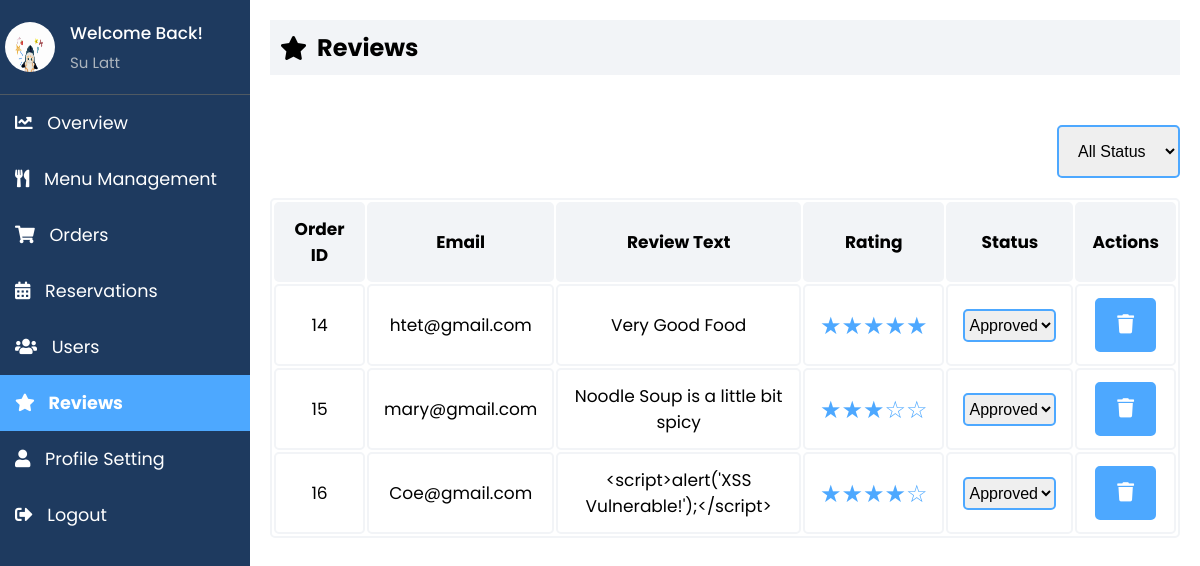
The page /Admin/reviews.php (signed in) on the database its author committed.
### tables this page shows
CREATE TABLE `users` (
  `user_id` int(11) NOT NULL,
  `email` varchar(255) NOT NULL,
  `firstName` varchar(255) NOT NULL,
  `lastName` varchar(255) NOT NULL,
  `contact` varchar(15) NOT NULL,
  `address` text DEFAULT NULL,
  `role` enum('Customer','Admin') DEFAULT 'Customer',
  `password` varchar(255) NOT NULL,
  `dateCreated` timestamp NULL DEFAULT current_timestamp(),
  `profile_image` varchar(255) DEFAULT NULL
);

CREATE TABLE `reviews` (
  `review_id` int(11) NOT NULL,
  `first_name` varchar(100) DEFAULT NULL,
  `user_id` int(11) NOT NULL,
  `order_id` int(11) DEFAULT NULL,
  `rating` int(11) NOT NULL CHECK (`rating` >= 1 and `rating` <= 5),
  `review_text` text NOT NULL,
  `status` enum('approved','pending','rejected') NOT NULL DEFAULT 'pending',
  `created_at` timestamp NOT NULL DEFAULT current_timestamp()
);

### Admin/sidebar.php (called while the page is built, shortened)
<?php
include 'db_connection.php';
$admin_email = isset($_SESSION['email']) ? $_SESSION['email'] : '';
function getAdminInfo($email)
{
    global $conn;
    $stmt = $conn->prepare("SELECT firstName, lastName, email, profile_image, role FROM users WHERE email = ? AND role = 'Admin'");
    $stmt->bind_param("s", $email);
    $stmt->execute();
    $result = $stmt->get_result();
    $row = $result->fetch_assoc();
    return [
        'firstName' => $row['firstName'] ?? '',
        'lastName' => $row['lastName'] ?? '',
        'email' => $row['email'] ?? '',
        'profile_image' => $row['profile_image'] ?? 'default.jpg'
    ];
}
$admin_info = getAdminInfo($admin_email);
?>

### Admin/reviews.php (the view, shortened to what this page needs)
<?php
include 'db_connection.php';
include 'sidebar.php';
?>
<!DOCTYPE html>
<html lang="en">
<head>
    <link rel="stylesheet" href="https://cdnjs.cloudflare.com/ajax/libs/font-awesome/5.15.3/css/all.min.css">
    <link rel="stylesheet" href="admin_reservation.css">
    <link rel="stylesheet" href="sidebar.css">
    <link rel="stylesheet" href="admin_review.css">
</head>
<body>
    <div class="sidebar">
        <div class="profile-section">
            <img src="../uploads/<?php echo htmlspecialchars($admin_info['profile_image'] ?? 'default.png'); ?>" alt="Profile Picture">
            <div class="info">
                <h3>Welcome Back!</h3>
                <p><?php echo htmlspecialchars(($admin_info['firstName'] ?? 'Admin') . ' ' . ($admin_info['lastName'] ?? '')); ?></p>
            </div>
        </div>
        <ul>
            <li><a href="index.php"><i class="fas fa-chart-line"></i> Overview</a></li>
            <li><a href="admin_menu.php"><i class="fas fa-utensils"></i> Menu Management</a></li>
            <li><a href="admin_orders.php"><i class="fas fa-shopping-cart"></i> Orders</a></li>
            <li><a href="reservations.php"><i class="fas fa-calendar-alt"></i> Reservations</a></li>
            <li><a href="users.php"><i class="fas fa-users"></i> Users</a></li>
            <li><a href="reviews.php" class="active"><i class="fas fa-star"></i> Reviews</a></li>
            <li><a href="profile.php"><i class="fas fa-user"></i> Profile Setting</a></li>
            <li><a href="logout.php"><i class="fas fa-sign-out-alt"></i> Logout</a></li>
        </ul>
    </div>
    <div class="content">
        <div class="header">
            <h2><i class="fas fa-star"></i> Reviews</h2>
        </div>
        <div class="actions">
            <select id="statusFilter" onchange="filterByStatus()">
                <option value="">All Status</option>
            </select>
        </div>
        <div class="table">
            <table id="reviewTable">
                <thead>
                    <tr>
                        <th>Order ID</th>
                        <th>Email</th>
                        <th>Review Text</th>
                        <th>Rating</th>
                        <th>Status</th>
                        <th>Actions</th>
                    </tr>
                </thead>
                <tbody>
                    <?php
                    $query = "SELECT r.*, u.email
                              FROM reviews r
                              LEFT JOIN users u ON r.user_id = u.user_id";
                    $result = $conn->query($query);
                    if ($result && $result->num_rows > 0) {
                        while ($row = $result->fetch_assoc()) {
                            $order_id = $row['order_id'] ?? 'N/A';
                            $email = $row['email'] ?? 'No Email';
                            $review_text = $row['review_text'] ?? '';
                            $rating = (int)($row['rating'] ?? 0);
                            $status = $row['status'] ?? 'pending';
                            $review_id = $row['review_id'];
                            $ratingStars = str_repeat('&#9733;', $rating) . str_repeat('&#9734;', 5 - $rating);
                            echo "<tr id='row_{$review_id}'>
                                    <td>" . htmlspecialchars($order_id) . "</td>
                                    <td>" . htmlspecialchars($email) . "</td>
                                    <td>" . htmlspecialchars($review_text) . "</td>
                                    <td class='rating-stars'>{$ratingStars}</td>
                                    <td>
                                        <select onchange='updateStatus({$review_id}, this.value)' class='status-select'>
                                            <option value='pending' " . ($status == 'pending' ? 'selected' : '') . ">Pending</option>
                                            <option value='approved' " . ($status == 'approved' ? 'selected' : '') . ">Approved</option>
                                            <option value='rejected' " . ($status == 'rejected' ? 'selected' : '') . ">Rejected</option>
                                        </select>
                                    </td>
                                    <td>
                                        <button class='deletebtn' onclick=\"deleteReview('{$review_id}', '{$email}')\">
                                            <i class='fas fa-trash'></i>
                                        </button>
                                    </td>
                                  </tr>";
                                }
                            } else {
                                echo "<tr><td colspan='6' style='text-align: center;'>No Reviews Found</td></tr>";
                            }
                            ?>
                        </tbody>
                    </table>
                </div>
            </div>
        </body>
</html>

### Admin/admin_reservation.css (style rules this page uses)
* { margin: 0; padding: 0; }
body { background: #FFFFFF; font-family: "Poppins", sans-serif; margin: 0; }
.content { margin-bottom: 40px; }
table { width: 100%; border: 2px solid #F2F4F7; font-size: 17px; text-align: center; cursor: pointer; border-radius: 5px; }
table th, table td { padding: 12px 15px; border: 2px solid #F2F4F7; border-radius: 5px; }
table th { background-color: #F2F4F7; }
table tr:nth-of-type(even) { background-color: #FFFFFF; }
.header { padding: 10px; background-color: #F2F4F7; margin-bottom: 20px; display: flex; align-items: center; }
.status-select { border: 2px solid #4DA8FF; padding: 5px 0px 5px 0; font-size: 16px; border-radius: 5px; cursor: pointer; outline: none; }
button { background-color: #4DA8FF; color: white; border: 2px solid #4DA8FF; padding: 14px 20px; cursor: pointer; border-radius: 5px; transition: all 0.3s ease; font-size: 1.2rem; }
.actions { display: flex; align-items: center; margin-bottom: 20px; margin-top: 20px; gap: 7px; }
.actions select, .actions input { padding: 15px; font-size: 1rem; border-radius: 5px; border: 2px solid #4DA8FF; cursor: pointer; outline: none; }

### Admin/sidebar.css (style rules this page uses)
* { margin: 0; padding: 0; box-sizing: border-box; }
body { background: #FFFFFF; font-family: "Poppins", sans-serif; display: flex; flex-direction: row; margin: 0; }
.sidebar { width: 250px; background-color: #1E3A5F; color: #FFFFFF; overflow: auto; position: relative; min-height: 100vh; font-size: 1.1rem }
.sidebar ul li a { display: block; padding: 15px; text-decoration: none; color: #FFFFFF; transition: background-color 0.3s; }
.sidebar ul li a.active { background-color:#4DA8FF; font-weight: bold; }
.sidebar ul li a i { margin-right: 10px; }
.sidebar ul { list-style-type: none; padding: 0; }
.content { flex: 1; padding: 20px; }
.header { padding: 10px; background-color: #F2F4F7; margin-bottom: 20px; display: flex; align-items: center; }
.header h2 { display: flex; align-items: center; }
.header h2 i { margin-right: 10px; }
.profile-section { padding: 20px 5px 20px 5px; display: flex; align-items: center; border-bottom: 1px solid #4f5962; }
.profile-section img { width: 50px; height: 50px; border-radius: 50%; margin-right: 15px; }
.profile-section .info { flex-grow: 1; }
.profile-section .info h3 { margin: 0; font-size: 17px; font-weight: 500; }
.profile-section .info p { margin: 5px 0 0; font-size: 15px; color: #adb5bd; }
.sidebar ul li a.active { font-weight: bold; }

### Admin/admin_review.css (style rules this page uses)
* { margin: 0; padding: 0; }
body { background: #FFFFFF; font-family: "Poppins", sans-serif; margin: 0; }
.actions { display: flex; justify-content: end; margin-top: 50px; }
.rating-stars { font-size: 1.5rem; color: #4DA8FF; }
.content { margin-bottom: 40px; }

### rows shown on the page
users: profile_image (picture), firstName+lastName "Su Latt"
reviews: order "14", user.email "htet@gmail.com", review_text "Very Good Food", rating "★★★★★", status+review_id "Approved"
reviews: order "15", user.email "mary@gmail.com", review_text "Noodle Soup is a little bit spicy", rating "★★★☆☆", status+review_id "Approved"
reviews: order "16", user.email "Coe@gmail.com", review_text "<script>alert('XSS Vulnerable!');</script>", rating "★★★★☆", status+review_id "Approved"
